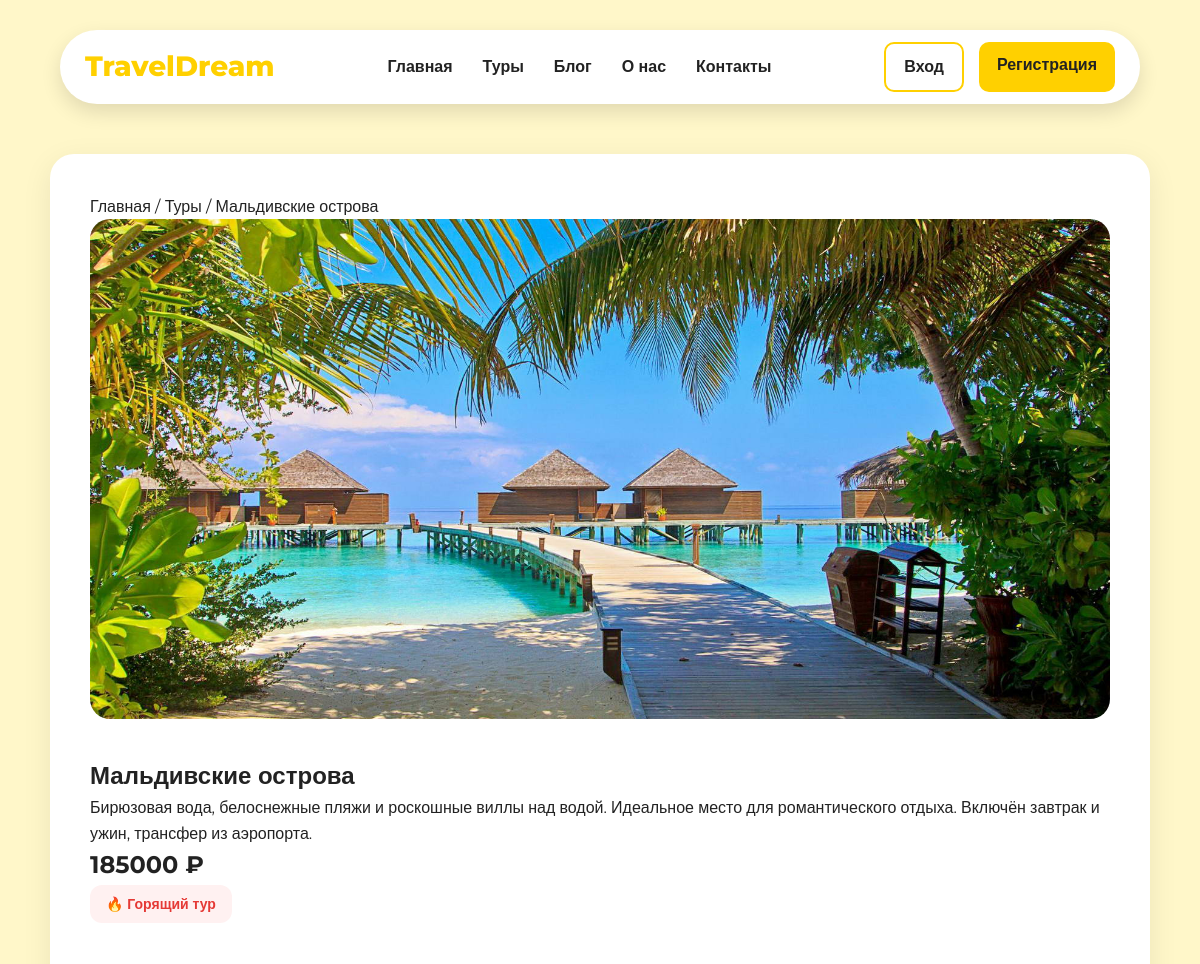
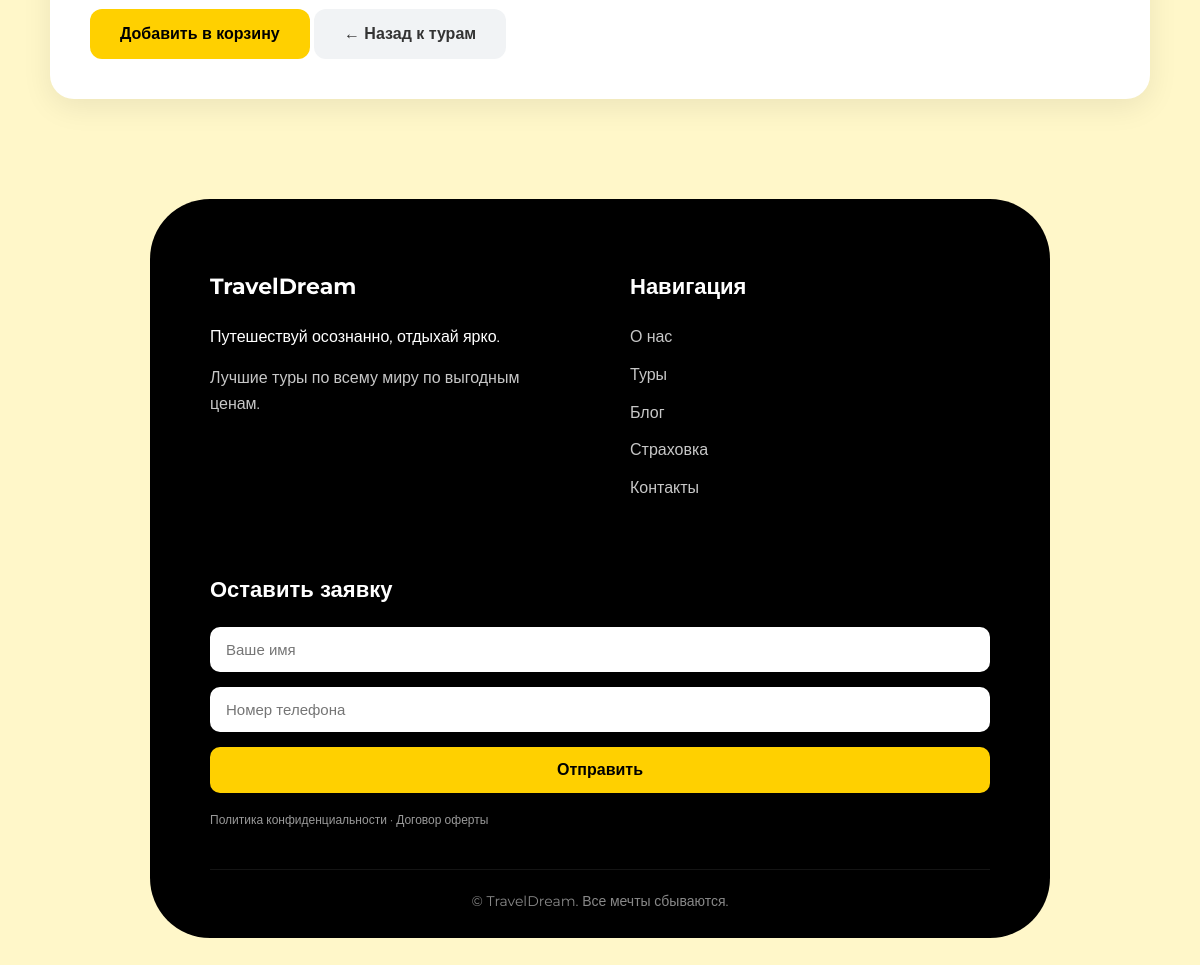
/tour/1/, run on the app's committed database (2 pictures, top to bottom).
### travel/models.py (models this page shows, shortened)
class Destination(models.Model):
    name = models.CharField(max_length=100)
    price = models.IntegerField()
    description = models.TextField()
    img = models.ImageField(upload_to='pics')
    offer = models.BooleanField(default=False)

### travel/views.py (the view)
# urls.py: path('tour/<int:id>/', views.tour_detail, name='tour_detail'),
def tour_detail(request, id):
    tour = get_object_or_404(Destination, id=id)
    return render(request, 'tour_detail.html', {'tour': tour})

### templates/tour_detail.html
{% extends 'base.html' %}
{% block content %}
<section class="detail">
    <div class="breadcrumb">
        <a href="{% url 'home' %}">Главная</a> /
        <a href="{% url 'tours' %}">Туры</a> /
        <span>{{ tour.name }}</span>
    </div>
    <img src="{{ tour.img.url }}" alt="{{ tour.name }}">
    <h1>{{ tour.name }}</h1>
    <p>{{ tour.description }}</p>
    <h2>{{ tour.price }} ₽</h2>
    {% if tour.offer %}
        <span class="hot-offer">🔥 Горящий тур</span>
    {% endif %}
    <div class="detail-actions">
        <a href="{% url 'add_to_cart' tour.id %}">
    <button class="btn-book">
        Добавить в корзину
    </button>
</a>
        <a href="{% url 'tours' %}">
            <button class="btn-back">
                ← Назад к турам
            </button>
        </a>
    </div>
</section>
{% endblock %}

### static/css/style.css (style rules this page uses)
* { margin: 0; padding: 0; box-sizing: border-box; }
body { font-family: 'Montserrat', sans-serif; background: #fff7c9; color: #222; line-height: 1.6; }
a { text-decoration: none; color: inherit; }
button { cursor: pointer; border: none; transition: 0.3s; }
.hot-offer { display: inline-block; background: #ffefef; color: red; padding: 6px 12px; border-radius: 10px; margin-bottom: 15px; font-size: 14px; }
.detail { max-width: 1100px; margin: 50px auto; padding: 40px; background: white; border-radius: 24px; box-shadow: 0 8px 30px rgba(0,0,0,0.08); }
.detail img { width: 100%; max-height: 500px; object-fit: cover; border-radius: 20px; margin-bottom: 30px; }
.btn-back { display: inline-block; margin-top: 20px; padding: 12px 20px; background: #f1f3f5; color: #333; border-radius: 10px; text-decoration: none; }
.hot-offer { display: inline-block; background: #fff1f1; color: #e53935; padding: 8px 16px; border-radius: 12px; font-size: 14px; font-weight: 600; margin-bottom: 30px; }
.btn-book { background: #FFD000; border: none; padding: 16px 30px; border-radius: 12px; font-size: 16px; font-weight: 600; cursor: pointer; transition: 0.3s; }
.btn-back { background: #f1f3f5; color: #333; border: none; padding: 16px 30px; border-radius: 12px; font-size: 16px; font-weight: 600; cursor: pointer; transition: 0.3s; }

### data on the page
Destination: name "Мальдивские острова", img (picture), description "Бирюзовая вода, белоснежные пляжи и роскошные виллы над водой. Идеальное место для романтического отдыха. Включён завтрак и ужин, трансфер из аэропорта.", price "185000"
